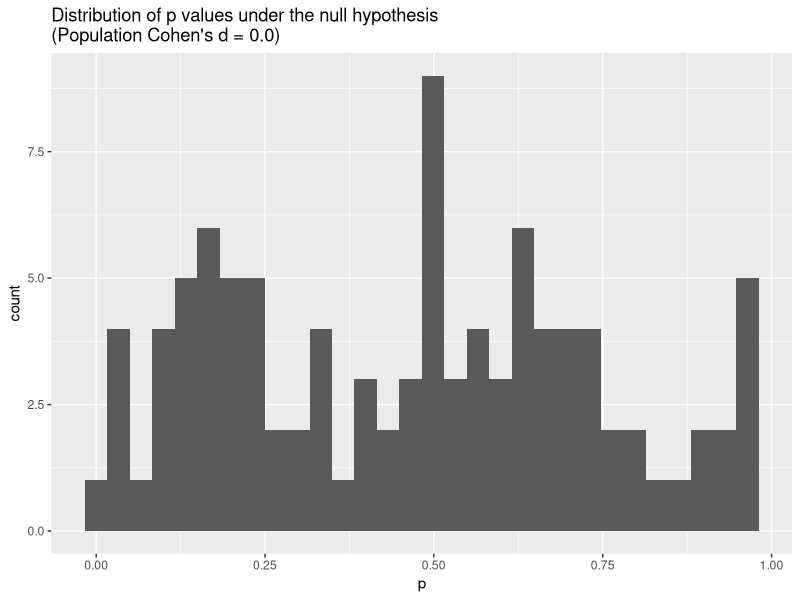
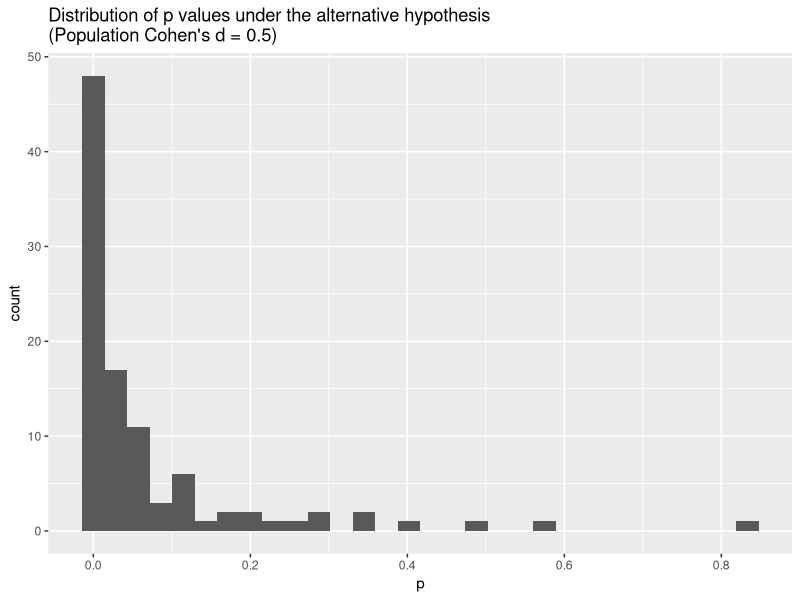
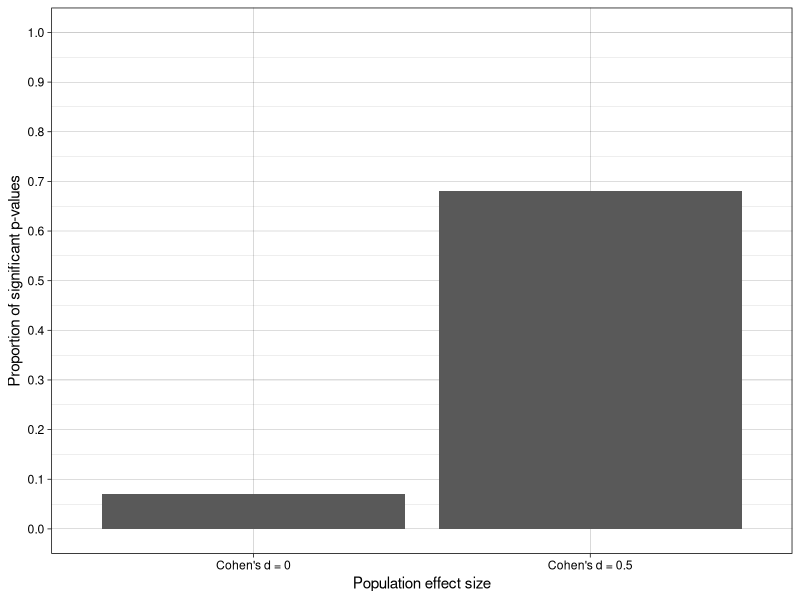
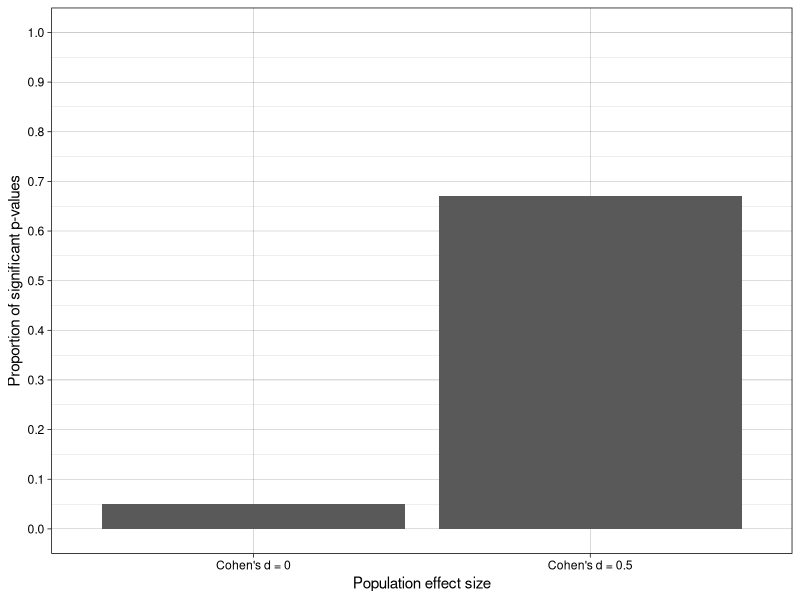

Write the R code that produced these figures, in order.
## ---- chunk 1

# set default chunk options
knitr::opts_chunk$set(message = FALSE,
                      warning = FALSE)

# disable scientific notation
options(scipen = 999) 

## ---- chunk 2

library(tidyr)
library(dplyr)
library(forcats)
library(readr)
library(purrr) 
library(ggplot2)
library(scales)
library(knitr)
library(kableExtra)

## ---- chunk 3

generate_data <- function(n_per_condition,
                          mean_control,
                          mean_intervention,
                          sd) {
  
  data_control <- 
    tibble(condition = "control",
           score = rnorm(n = n_per_condition, mean = mean_control, sd = sd))
  
  data_intervention <- 
    tibble(condition = "intervention",
           score = rnorm(n = n_per_condition, mean = mean_intervention, sd = sd))
  
  data_combined <- bind_rows(data_control,
                             data_intervention)
  
  return(data_combined)
}


analyze <- function(data) {

  res_t_test <- t.test(formula = score ~ condition, 
                       data = data,
                       var.equal = TRUE,
                       alternative = "two.sided")
  
  res <- tibble(p = res_t_test$p.value)
  
  return(res)
}

## ---- chunk 4

results <- 
  generate_data(n_per_condition = 50,
                mean_control = 0,
                mean_intervention = 0.5,
                sd = 1) |>
  analyze()

## ---- chunk 5

results <- generate_data(n_per_condition = 50, mean_control = 0, mean_intervention = 0.5, sd = 1) |> analyze()

## ---- chunk 6

results_null <- 
  bind_rows(
    generate_data(n_per_condition = 50, mean_control = 0, mean_intervention = 0, sd = 1) |> analyze(),
    generate_data(n_per_condition = 50, mean_control = 0, mean_intervention = 0, sd = 1) |> analyze(),
    generate_data(n_per_condition = 50, mean_control = 0, mean_intervention = 0, sd = 1) |> analyze(),
    generate_data(n_per_condition = 50, mean_control = 0, mean_intervention = 0, sd = 1) |> analyze(),
    generate_data(n_per_condition = 50, mean_control = 0, mean_intervention = 0, sd = 1) |> analyze(),
    generate_data(n_per_condition = 50, mean_control = 0, mean_intervention = 0, sd = 1) |> analyze(),
    generate_data(n_per_condition = 50, mean_control = 0, mean_intervention = 0, sd = 1) |> analyze(),
    generate_data(n_per_condition = 50, mean_control = 0, mean_intervention = 0, sd = 1) |> analyze(),
    generate_data(n_per_condition = 50, mean_control = 0, mean_intervention = 0, sd = 1) |> analyze(),
    generate_data(n_per_condition = 50, mean_control = 0, mean_intervention = 0, sd = 1) |> analyze(),
    generate_data(n_per_condition = 50, mean_control = 0, mean_intervention = 0, sd = 1) |> analyze(),
    generate_data(n_per_condition = 50, mean_control = 0, mean_intervention = 0, sd = 1) |> analyze(),
    generate_data(n_per_condition = 50, mean_control = 0, mean_intervention = 0, sd = 1) |> analyze(),
    generate_data(n_per_condition = 50, mean_control = 0, mean_intervention = 0, sd = 1) |> analyze(),
    generate_data(n_per_condition = 50, mean_control = 0, mean_intervention = 0, sd = 1) |> analyze(),
    generate_data(n_per_condition = 50, mean_control = 0, mean_intervention = 0, sd = 1) |> analyze(),
    generate_data(n_per_condition = 50, mean_control = 0, mean_intervention = 0, sd = 1) |> analyze(),
    generate_data(n_per_condition = 50, mean_control = 0, mean_intervention = 0, sd = 1) |> analyze(),
    generate_data(n_per_condition = 50, mean_control = 0, mean_intervention = 0, sd = 1) |> analyze(),
    generate_data(n_per_condition = 50, mean_control = 0, mean_intervention = 0, sd = 1) |> analyze(),
    generate_data(n_per_condition = 50, mean_control = 0, mean_intervention = 0, sd = 1) |> analyze(),
    generate_data(n_per_condition = 50, mean_control = 0, mean_intervention = 0, sd = 1) |> analyze(),
    generate_data(n_per_condition = 50, mean_control = 0, mean_intervention = 0, sd = 1) |> analyze(),
    generate_data(n_per_condition = 50, mean_control = 0, mean_intervention = 0, sd = 1) |> analyze(),
    generate_data(n_per_condition = 50, mean_control = 0, mean_intervention = 0, sd = 1) |> analyze(),
    generate_data(n_per_condition = 50, mean_control = 0, mean_intervention = 0, sd = 1) |> analyze(),
    generate_data(n_per_condition = 50, mean_control = 0, mean_intervention = 0, sd = 1) |> analyze(),
    generate_data(n_per_condition = 50, mean_control = 0, mean_intervention = 0, sd = 1) |> analyze(),
    generate_data(n_per_condition = 50, mean_control = 0, mean_intervention = 0, sd = 1) |> analyze(),
    generate_data(n_per_condition = 50, mean_control = 0, mean_intervention = 0, sd = 1) |> analyze(),
    generate_data(n_per_condition = 50, mean_control = 0, mean_intervention = 0, sd = 1) |> analyze(),
    generate_data(n_per_condition = 50, mean_control = 0, mean_intervention = 0, sd = 1) |> analyze(),
    generate_data(n_per_condition = 50, mean_control = 0, mean_intervention = 0, sd = 1) |> analyze(),
    generate_data(n_per_condition = 50, mean_control = 0, mean_intervention = 0, sd = 1) |> analyze(),
    generate_data(n_per_condition = 50, mean_control = 0, mean_intervention = 0, sd = 1) |> analyze(),
    generate_data(n_per_condition = 50, mean_control = 0, mean_intervention = 0, sd = 1) |> analyze(),
    generate_data(n_per_condition = 50, mean_control = 0, mean_intervention = 0, sd = 1) |> analyze(),
    generate_data(n_per_condition = 50, mean_control = 0, mean_intervention = 0, sd = 1) |> analyze(),
    generate_data(n_per_condition = 50, mean_control = 0, mean_intervention = 0, sd = 1) |> analyze(),
    generate_data(n_per_condition = 50, mean_control = 0, mean_intervention = 0, sd = 1) |> analyze(),
    generate_data(n_per_condition = 50, mean_control = 0, mean_intervention = 0, sd = 1) |> analyze(),
    generate_data(n_per_condition = 50, mean_control = 0, mean_intervention = 0, sd = 1) |> analyze(),
    generate_data(n_per_condition = 50, mean_control = 0, mean_intervention = 0, sd = 1) |> analyze(),
    generate_data(n_per_condition = 50, mean_control = 0, mean_intervention = 0, sd = 1) |> analyze(),
    generate_data(n_per_condition = 50, mean_control = 0, mean_intervention = 0, sd = 1) |> analyze(),
    generate_data(n_per_condition = 50, mean_control = 0, mean_intervention = 0, sd = 1) |> analyze(),
    generate_data(n_per_condition = 50, mean_control = 0, mean_intervention = 0, sd = 1) |> analyze(),
    generate_data(n_per_condition = 50, mean_control = 0, mean_intervention = 0, sd = 1) |> analyze(),
    generate_data(n_per_condition = 50, mean_control = 0, mean_intervention = 0, sd = 1) |> analyze(),
    generate_data(n_per_condition = 50, mean_control = 0, mean_intervention = 0, sd = 1) |> analyze(),
    generate_data(n_per_condition = 50, mean_control = 0, mean_intervention = 0, sd = 1) |> analyze(),
    generate_data(n_per_condition = 50, mean_control = 0, mean_intervention = 0, sd = 1) |> analyze(),
    generate_data(n_per_condition = 50, mean_control = 0, mean_intervention = 0, sd = 1) |> analyze(),
    generate_data(n_per_condition = 50, mean_control = 0, mean_intervention = 0, sd = 1) |> analyze(),
    generate_data(n_per_condition = 50, mean_control = 0, mean_intervention = 0, sd = 1) |> analyze(),
    generate_data(n_per_condition = 50, mean_control = 0, mean_intervention = 0, sd = 1) |> analyze(),
    generate_data(n_per_condition = 50, mean_control = 0, mean_intervention = 0, sd = 1) |> analyze(),
    generate_data(n_per_condition = 50, mean_control = 0, mean_intervention = 0, sd = 1) |> analyze(),
    generate_data(n_per_condition = 50, mean_control = 0, mean_intervention = 0, sd = 1) |> analyze(),
    generate_data(n_per_condition = 50, mean_control = 0, mean_intervention = 0, sd = 1) |> analyze(),
    generate_data(n_per_condition = 50, mean_control = 0, mean_intervention = 0, sd = 1) |> analyze(),
    generate_data(n_per_condition = 50, mean_control = 0, mean_intervention = 0, sd = 1) |> analyze(),
    generate_data(n_per_condition = 50, mean_control = 0, mean_intervention = 0, sd = 1) |> analyze(),
    generate_data(n_per_condition = 50, mean_control = 0, mean_intervention = 0, sd = 1) |> analyze(),
    generate_data(n_per_condition = 50, mean_control = 0, mean_intervention = 0, sd = 1) |> analyze(),
    generate_data(n_per_condition = 50, mean_control = 0, mean_intervention = 0, sd = 1) |> analyze(),
    generate_data(n_per_condition = 50, mean_control = 0, mean_intervention = 0, sd = 1) |> analyze(),
    generate_data(n_per_condition = 50, mean_control = 0, mean_intervention = 0, sd = 1) |> analyze(),
    generate_data(n_per_condition = 50, mean_control = 0, mean_intervention = 0, sd = 1) |> analyze(),
    generate_data(n_per_condition = 50, mean_control = 0, mean_intervention = 0, sd = 1) |> analyze(),
    generate_data(n_per_condition = 50, mean_control = 0, mean_intervention = 0, sd = 1) |> analyze(),
    generate_data(n_per_condition = 50, mean_control = 0, mean_intervention = 0, sd = 1) |> analyze(),
    generate_data(n_per_condition = 50, mean_control = 0, mean_intervention = 0, sd = 1) |> analyze(),
    generate_data(n_per_condition = 50, mean_control = 0, mean_intervention = 0, sd = 1) |> analyze(),
    generate_data(n_per_condition = 50, mean_control = 0, mean_intervention = 0, sd = 1) |> analyze(),
    generate_data(n_per_condition = 50, mean_control = 0, mean_intervention = 0, sd = 1) |> analyze(),
    generate_data(n_per_condition = 50, mean_control = 0, mean_intervention = 0, sd = 1) |> analyze(),
    generate_data(n_per_condition = 50, mean_control = 0, mean_intervention = 0, sd = 1) |> analyze(),
    generate_data(n_per_condition = 50, mean_control = 0, mean_intervention = 0, sd = 1) |> analyze(),
    generate_data(n_per_condition = 50, mean_control = 0, mean_intervention = 0, sd = 1) |> analyze(),
    generate_data(n_per_condition = 50, mean_control = 0, mean_intervention = 0, sd = 1) |> analyze(),
    generate_data(n_per_condition = 50, mean_control = 0, mean_intervention = 0, sd = 1) |> analyze(),
    generate_data(n_per_condition = 50, mean_control = 0, mean_intervention = 0, sd = 1) |> analyze(),
    generate_data(n_per_condition = 50, mean_control = 0, mean_intervention = 0, sd = 1) |> analyze(),
    generate_data(n_per_condition = 50, mean_control = 0, mean_intervention = 0, sd = 1) |> analyze(),
    generate_data(n_per_condition = 50, mean_control = 0, mean_intervention = 0, sd = 1) |> analyze(),
    generate_data(n_per_condition = 50, mean_control = 0, mean_intervention = 0, sd = 1) |> analyze(),
    generate_data(n_per_condition = 50, mean_control = 0, mean_intervention = 0, sd = 1) |> analyze(),
    generate_data(n_per_condition = 50, mean_control = 0, mean_intervention = 0, sd = 1) |> analyze(),
    generate_data(n_per_condition = 50, mean_control = 0, mean_intervention = 0, sd = 1) |> analyze(),
    generate_data(n_per_condition = 50, mean_control = 0, mean_intervention = 0, sd = 1) |> analyze(),
    generate_data(n_per_condition = 50, mean_control = 0, mean_intervention = 0, sd = 1) |> analyze(),
    generate_data(n_per_condition = 50, mean_control = 0, mean_intervention = 0, sd = 1) |> analyze(),
    generate_data(n_per_condition = 50, mean_control = 0, mean_intervention = 0, sd = 1) |> analyze(),
    generate_data(n_per_condition = 50, mean_control = 0, mean_intervention = 0, sd = 1) |> analyze(),
    generate_data(n_per_condition = 50, mean_control = 0, mean_intervention = 0, sd = 1) |> analyze(),
    generate_data(n_per_condition = 50, mean_control = 0, mean_intervention = 0, sd = 1) |> analyze(),
    generate_data(n_per_condition = 50, mean_control = 0, mean_intervention = 0, sd = 1) |> analyze(),
    generate_data(n_per_condition = 50, mean_control = 0, mean_intervention = 0, sd = 1) |> analyze(),
    generate_data(n_per_condition = 50, mean_control = 0, mean_intervention = 0, sd = 1) |> analyze()
  )

results_alternative <- 
  bind_rows(
    generate_data(n_per_condition = 50, mean_control = 0, mean_intervention = 0.5, sd = 1) |> analyze(),
    generate_data(n_per_condition = 50, mean_control = 0, mean_intervention = 0.5, sd = 1) |> analyze(),
    generate_data(n_per_condition = 50, mean_control = 0, mean_intervention = 0.5, sd = 1) |> analyze(),
    generate_data(n_per_condition = 50, mean_control = 0, mean_intervention = 0.5, sd = 1) |> analyze(),
    generate_data(n_per_condition = 50, mean_control = 0, mean_intervention = 0.5, sd = 1) |> analyze(),
    generate_data(n_per_condition = 50, mean_control = 0, mean_intervention = 0.5, sd = 1) |> analyze(),
    generate_data(n_per_condition = 50, mean_control = 0, mean_intervention = 0.5, sd = 1) |> analyze(),
    generate_data(n_per_condition = 50, mean_control = 0, mean_intervention = 0.5, sd = 1) |> analyze(),
    generate_data(n_per_condition = 50, mean_control = 0, mean_intervention = 0.5, sd = 1) |> analyze(),
    generate_data(n_per_condition = 50, mean_control = 0, mean_intervention = 0.5, sd = 1) |> analyze(),
    generate_data(n_per_condition = 50, mean_control = 0, mean_intervention = 0.5, sd = 1) |> analyze(),
    generate_data(n_per_condition = 50, mean_control = 0, mean_intervention = 0.5, sd = 1) |> analyze(),
    generate_data(n_per_condition = 50, mean_control = 0, mean_intervention = 0.5, sd = 1) |> analyze(),
    generate_data(n_per_condition = 50, mean_control = 0, mean_intervention = 0.5, sd = 1) |> analyze(),
    generate_data(n_per_condition = 50, mean_control = 0, mean_intervention = 0.5, sd = 1) |> analyze(),
    generate_data(n_per_condition = 50, mean_control = 0, mean_intervention = 0.5, sd = 1) |> analyze(),
    generate_data(n_per_condition = 50, mean_control = 0, mean_intervention = 0.5, sd = 1) |> analyze(),
    generate_data(n_per_condition = 50, mean_control = 0, mean_intervention = 0.5, sd = 1) |> analyze(),
    generate_data(n_per_condition = 50, mean_control = 0, mean_intervention = 0.5, sd = 1) |> analyze(),
    generate_data(n_per_condition = 50, mean_control = 0, mean_intervention = 0.5, sd = 1) |> analyze(),
    generate_data(n_per_condition = 50, mean_control = 0, mean_intervention = 0.5, sd = 1) |> analyze(),
    generate_data(n_per_condition = 50, mean_control = 0, mean_intervention = 0.5, sd = 1) |> analyze(),
    generate_data(n_per_condition = 50, mean_control = 0, mean_intervention = 0.5, sd = 1) |> analyze(),
    generate_data(n_per_condition = 50, mean_control = 0, mean_intervention = 0.5, sd = 1) |> analyze(),
    generate_data(n_per_condition = 50, mean_control = 0, mean_intervention = 0.5, sd = 1) |> analyze(),
    generate_data(n_per_condition = 50, mean_control = 0, mean_intervention = 0.5, sd = 1) |> analyze(),
    generate_data(n_per_condition = 50, mean_control = 0, mean_intervention = 0.5, sd = 1) |> analyze(),
    generate_data(n_per_condition = 50, mean_control = 0, mean_intervention = 0.5, sd = 1) |> analyze(),
    generate_data(n_per_condition = 50, mean_control = 0, mean_intervention = 0.5, sd = 1) |> analyze(),
    generate_data(n_per_condition = 50, mean_control = 0, mean_intervention = 0.5, sd = 1) |> analyze(),
    generate_data(n_per_condition = 50, mean_control = 0, mean_intervention = 0.5, sd = 1) |> analyze(),
    generate_data(n_per_condition = 50, mean_control = 0, mean_intervention = 0.5, sd = 1) |> analyze(),
    generate_data(n_per_condition = 50, mean_control = 0, mean_intervention = 0.5, sd = 1) |> analyze(),
    generate_data(n_per_condition = 50, mean_control = 0, mean_intervention = 0.5, sd = 1) |> analyze(),
    generate_data(n_per_condition = 50, mean_control = 0, mean_intervention = 0.5, sd = 1) |> analyze(),
    generate_data(n_per_condition = 50, mean_control = 0, mean_intervention = 0.5, sd = 1) |> analyze(),
    generate_data(n_per_condition = 50, mean_control = 0, mean_intervention = 0.5, sd = 1) |> analyze(),
    generate_data(n_per_condition = 50, mean_control = 0, mean_intervention = 0.5, sd = 1) |> analyze(),
    generate_data(n_per_condition = 50, mean_control = 0, mean_intervention = 0.5, sd = 1) |> analyze(),
    generate_data(n_per_condition = 50, mean_control = 0, mean_intervention = 0.5, sd = 1) |> analyze(),
    generate_data(n_per_condition = 50, mean_control = 0, mean_intervention = 0.5, sd = 1) |> analyze(),
    generate_data(n_per_condition = 50, mean_control = 0, mean_intervention = 0.5, sd = 1) |> analyze(),
    generate_data(n_per_condition = 50, mean_control = 0, mean_intervention = 0.5, sd = 1) |> analyze(),
    generate_data(n_per_condition = 50, mean_control = 0, mean_intervention = 0.5, sd = 1) |> analyze(),
    generate_data(n_per_condition = 50, mean_control = 0, mean_intervention = 0.5, sd = 1) |> analyze(),
    generate_data(n_per_condition = 50, mean_control = 0, mean_intervention = 0.5, sd = 1) |> analyze(),
    generate_data(n_per_condition = 50, mean_control = 0, mean_intervention = 0.5, sd = 1) |> analyze(),
    generate_data(n_per_condition = 50, mean_control = 0, mean_intervention = 0.5, sd = 1) |> analyze(),
    generate_data(n_per_condition = 50, mean_control = 0, mean_intervention = 0.5, sd = 1) |> analyze(),
    generate_data(n_per_condition = 50, mean_control = 0, mean_intervention = 0.5, sd = 1) |> analyze(),
    generate_data(n_per_condition = 50, mean_control = 0, mean_intervention = 0.5, sd = 1) |> analyze(),
    generate_data(n_per_condition = 50, mean_control = 0, mean_intervention = 0.5, sd = 1) |> analyze(),
    generate_data(n_per_condition = 50, mean_control = 0, mean_intervention = 0.5, sd = 1) |> analyze(),
    generate_data(n_per_condition = 50, mean_control = 0, mean_intervention = 0.5, sd = 1) |> analyze(),
    generate_data(n_per_condition = 50, mean_control = 0, mean_intervention = 0.5, sd = 1) |> analyze(),
    generate_data(n_per_condition = 50, mean_control = 0, mean_intervention = 0.5, sd = 1) |> analyze(),
    generate_data(n_per_condition = 50, mean_control = 0, mean_intervention = 0.5, sd = 1) |> analyze(),
    generate_data(n_per_condition = 50, mean_control = 0, mean_intervention = 0.5, sd = 1) |> analyze(),
    generate_data(n_per_condition = 50, mean_control = 0, mean_intervention = 0.5, sd = 1) |> analyze(),
    generate_data(n_per_condition = 50, mean_control = 0, mean_intervention = 0.5, sd = 1) |> analyze(),
    generate_data(n_per_condition = 50, mean_control = 0, mean_intervention = 0.5, sd = 1) |> analyze(),
    generate_data(n_per_condition = 50, mean_control = 0, mean_intervention = 0.5, sd = 1) |> analyze(),
    generate_data(n_per_condition = 50, mean_control = 0, mean_intervention = 0.5, sd = 1) |> analyze(),
    generate_data(n_per_condition = 50, mean_control = 0, mean_intervention = 0.5, sd = 1) |> analyze(),
    generate_data(n_per_condition = 50, mean_control = 0, mean_intervention = 0.5, sd = 1) |> analyze(),
    generate_data(n_per_condition = 50, mean_control = 0, mean_intervention = 0.5, sd = 1) |> analyze(),
    generate_data(n_per_condition = 50, mean_control = 0, mean_intervention = 0.5, sd = 1) |> analyze(),
    generate_data(n_per_condition = 50, mean_control = 0, mean_intervention = 0.5, sd = 1) |> analyze(),
    generate_data(n_per_condition = 50, mean_control = 0, mean_intervention = 0.5, sd = 1) |> analyze(),
    generate_data(n_per_condition = 50, mean_control = 0, mean_intervention = 0.5, sd = 1) |> analyze(),
    generate_data(n_per_condition = 50, mean_control = 0, mean_intervention = 0.5, sd = 1) |> analyze(),
    generate_data(n_per_condition = 50, mean_control = 0, mean_intervention = 0.5, sd = 1) |> analyze(),
    generate_data(n_per_condition = 50, mean_control = 0, mean_intervention = 0.5, sd = 1) |> analyze(),
    generate_data(n_per_condition = 50, mean_control = 0, mean_intervention = 0.5, sd = 1) |> analyze(),
    generate_data(n_per_condition = 50, mean_control = 0, mean_intervention = 0.5, sd = 1) |> analyze(),
    generate_data(n_per_condition = 50, mean_control = 0, mean_intervention = 0.5, sd = 1) |> analyze(),
    generate_data(n_per_condition = 50, mean_control = 0, mean_intervention = 0.5, sd = 1) |> analyze(),
    generate_data(n_per_condition = 50, mean_control = 0, mean_intervention = 0.5, sd = 1) |> analyze(),
    generate_data(n_per_condition = 50, mean_control = 0, mean_intervention = 0.5, sd = 1) |> analyze(),
    generate_data(n_per_condition = 50, mean_control = 0, mean_intervention = 0.5, sd = 1) |> analyze(),
    generate_data(n_per_condition = 50, mean_control = 0, mean_intervention = 0.5, sd = 1) |> analyze(),
    generate_data(n_per_condition = 50, mean_control = 0, mean_intervention = 0.5, sd = 1) |> analyze(),
    generate_data(n_per_condition = 50, mean_control = 0, mean_intervention = 0.5, sd = 1) |> analyze(),
    generate_data(n_per_condition = 50, mean_control = 0, mean_intervention = 0.5, sd = 1) |> analyze(),
    generate_data(n_per_condition = 50, mean_control = 0, mean_intervention = 0.5, sd = 1) |> analyze(),
    generate_data(n_per_condition = 50, mean_control = 0, mean_intervention = 0.5, sd = 1) |> analyze(),
    generate_data(n_per_condition = 50, mean_control = 0, mean_intervention = 0.5, sd = 1) |> analyze(),
    generate_data(n_per_condition = 50, mean_control = 0, mean_intervention = 0.5, sd = 1) |> analyze(),
    generate_data(n_per_condition = 50, mean_control = 0, mean_intervention = 0.5, sd = 1) |> analyze(),
    generate_data(n_per_condition = 50, mean_control = 0, mean_intervention = 0.5, sd = 1) |> analyze(),
    generate_data(n_per_condition = 50, mean_control = 0, mean_intervention = 0.5, sd = 1) |> analyze(),
    generate_data(n_per_condition = 50, mean_control = 0, mean_intervention = 0.5, sd = 1) |> analyze(),
    generate_data(n_per_condition = 50, mean_control = 0, mean_intervention = 0.5, sd = 1) |> analyze(),
    generate_data(n_per_condition = 50, mean_control = 0, mean_intervention = 0.5, sd = 1) |> analyze(),
    generate_data(n_per_condition = 50, mean_control = 0, mean_intervention = 0.5, sd = 1) |> analyze(),
    generate_data(n_per_condition = 50, mean_control = 0, mean_intervention = 0.5, sd = 1) |> analyze(),
    generate_data(n_per_condition = 50, mean_control = 0, mean_intervention = 0.5, sd = 1) |> analyze(),
    generate_data(n_per_condition = 50, mean_control = 0, mean_intervention = 0.5, sd = 1) |> analyze(),
    generate_data(n_per_condition = 50, mean_control = 0, mean_intervention = 0.5, sd = 1) |> analyze(),
    generate_data(n_per_condition = 50, mean_control = 0, mean_intervention = 0.5, sd = 1) |> analyze()
  )

ggplot(results_null, aes(p)) +
  geom_histogram() +
  ggtitle("Distribution of p values under the null hypothesis\n(Population Cohen's d = 0.0)")

ggplot(results_alternative, aes(p)) +
  geom_histogram() +
  ggtitle("Distribution of p values under the alternative hypothesis\n(Population Cohen's d = 0.5)")

## ---- chunk 7

expand_grid(
  time_point = c("pre", "post"),
  condition = c("control", "intervention") 
) 

## ---- chunk 8

# create the sequence from 1 to 100
iterations <- seq(from = 1, to = 100, by = 1)

# check
iterations

# add these iterations to the expand_grid() call
grid <- expand_grid(
  time_point = c("pre", "post"),
  condition = c("control", "intervention"),
  iteration = iterations
) 

View(grid)

## ---- chunk 9

# add these iterations to the expand_grid() call
grid <- expand_grid(
  time_point = c("pre", "post"),
  condition = c("control", "intervention"),
  iteration = 1:100 # note this is a series not an integer, i.e., "1:100" not "100", as "100" would mean just one iteration called "100".
) 

View(grid)

## ---- chunk 10

experiment_parameters <- expand_grid(
  n_per_condition = 50,
  mean_control = 0,
  mean_intervention = 0.5,
  sd = 1,
  iteration = 1:100 
) 

## ---- chunk 11

experiment_parameters <- expand_grid(
  n_per_condition = 50,
  mean_control = 0,
  mean_intervention = c(0, 0.5),
  sd = 1,
  iteration = 1:100 
) 

## ---- chunk 12

simulation <- experiment_parameters |>
  mutate(generated_data = pmap(list(n_per_condition, 
                                    mean_control,
                                    mean_intervention,
                                    sd),
                               generate_data))

View(simulation)

## ---- chunk 13

# extract a single data set and assign it to its own object
data_set_iteration_1 <- simulation$generated_data[[1]]

# use this extracted data frame in the analyze function
analyze(data_set_iteration_1)

## ---- chunk 14

simulation <- experiment_parameters |>
  mutate(generated_data = pmap(list(n_per_condition, 
                                    mean_control,
                                    mean_intervention,
                                    sd),
                               generate_data)) |>
  mutate(results = pmap(list(generated_data),
                        analyze)) 

View(simulation)

## ---- chunk 15

simulation |>
  object.size() |>
  format(units = "auto")

simulation |>
  select(-generated_data) |>
  object.size() |>
  format(units = "auto")

## ---- chunk 16

simulation_wrong_input <- experiment_parameters |>
  mutate(generated_data = pmap(list(n_per_condition, 
                                    mean_intervention,
                                    mean_control,
                                    sd),          # order supplied: n_per_condition, mean_intervention, mean_control,      sd
                               generate_data)) |> # order expected: n_per_condition, mean_control,      mean_intervention, sd
  mutate(results = pmap(list(generated_data),
                        analyze)) 

## ---- chunk 17

simulation_summary <- simulation |>
  unnest(results)

## ---- chunk 18

# summarize across iterations
simulation_summary <- simulation |>
  unnest(results) |>
  # because mean_control is 0 and both SDs are 1, mean_intervention is really a proxy for Cohen's d 
  # because d = [mean_intervention - mean_control]/SD_pooled
  # for clarity, let's just make a variable called population_effect_size
  mutate(population_effect_size = paste0("Cohen's d = ", mean_intervention))|> 
  # for each level of mean_intervention... 
  group_by(population_effect_size) |>
  # ... calculate proportion of iterations where significant results were found
  mutate(significant = p < .05) |>
  summarize(power = mean(significant))

# plot results
ggplot(simulation_summary, aes(population_effect_size, power)) +
  geom_col() +
  theme_linedraw() +
  scale_y_continuous(breaks = breaks_pretty(n = 10),
                     limits = c(0,1),
                     name = "Proportion of significant p-values") +
  scale_x_discrete(name = "Population effect size")

## ---- chunk 19

# remove all objects from environment to ensure you're starting from a blank page ----
rm(list = ls())

# set seed
set.seed(42)

# functions for simulation
generate_data <- function(n_per_condition,
                          mean_control,
                          mean_intervention,
                          sd) {
  
  data_control <- 
    tibble(condition = "control",
           score = rnorm(n = n_per_condition, mean = mean_control, sd = sd))
  
  data_intervention <- 
    tibble(condition = "intervention",
           score = rnorm(n = n_per_condition, mean = mean_intervention, sd = sd))
  
  data_combined <- bind_rows(data_control,
                             data_intervention)
  
  return(data_combined)
}

analyze <- function(data) {

  res_t_test <- t.test(formula = score ~ condition, 
                       data = data,
                       var.equal = TRUE,
                       alternative = "two.sided")
  
  res <- tibble(p = res_t_test$p.value)
  
  return(res)
}

# simulation parameters
experiment_parameters <- expand_grid(
  n_per_condition = 50,
  mean_control = 0,
  mean_intervention = c(0, 0.5),
  sd = 1,
  iteration = 1:1000 # note that number of iterations has been increased to provide more stable estimates / lower monte-carlo error. 'real' simulations would increase this further, but I want our code to run fast for teaching.
) 

# run simulation
simulation <- experiment_parameters |>
  mutate(generated_data = pmap(list(n_per_condition, 
                                    mean_control,
                                    mean_intervention,
                                    sd),
                               generate_data)) |>
  mutate(results = pmap(list(generated_data),
                        analyze))

# summarize across iterations
simulation_summary <- simulation |>
  
  # unnest results
  unnest(results) |>
  
  # because mean_control is 0 and both SDs are 1, mean_intervention is really a proxy for Cohen's d 
  # because d = [mean_intervention - mean_control]/SD_pooled
  # for clarity, let's just make a variable called population_effect_size
  mutate(population_effect_size = paste0("Cohen's d = ", mean_intervention))|> 
  
  # for each level of mean_intervention... 
  group_by(population_effect_size) |>
  # ... calculate proportion of iterations where significant results were found
  mutate(significant = p < .05) |>
  summarize(power = mean(significant))

# table of results
simulation_summary |>
  kable() |>
  kable_classic(full_width = FALSE)

# plot results
ggplot(simulation_summary, aes(population_effect_size, power)) +
  geom_col() +
  theme_linedraw() +
  scale_y_continuous(breaks = breaks_pretty(n = 10),
                     limits = c(0,1),
                     name = "Proportion of significant p-values") +
  scale_x_discrete(name = "Population effect size")

## ---- chunk 20

sessionInfo()
